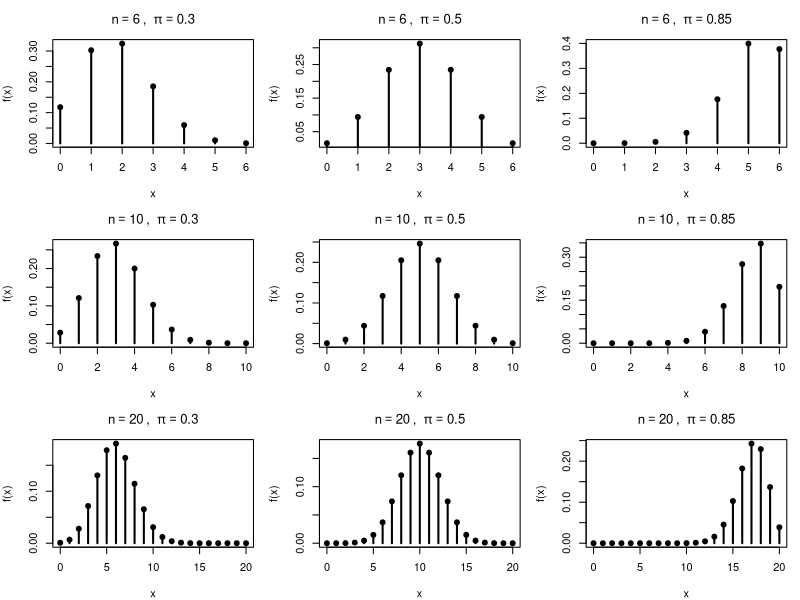
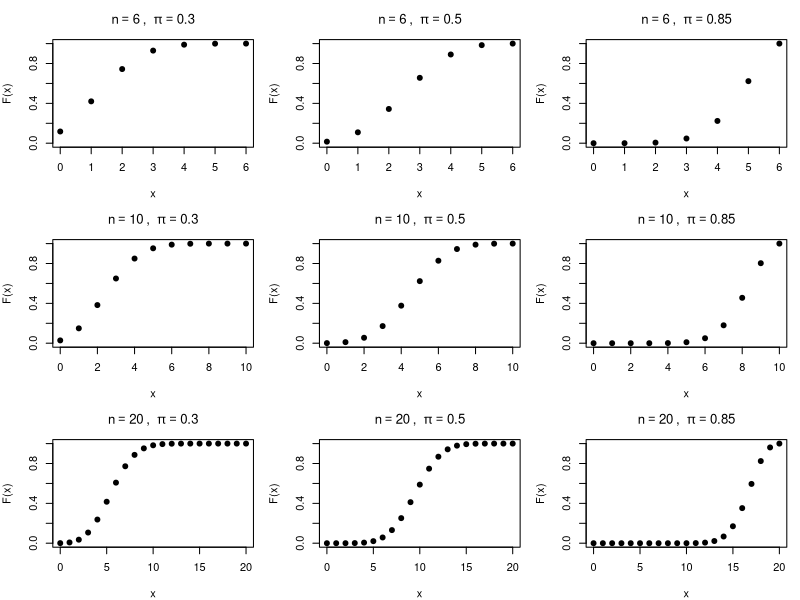
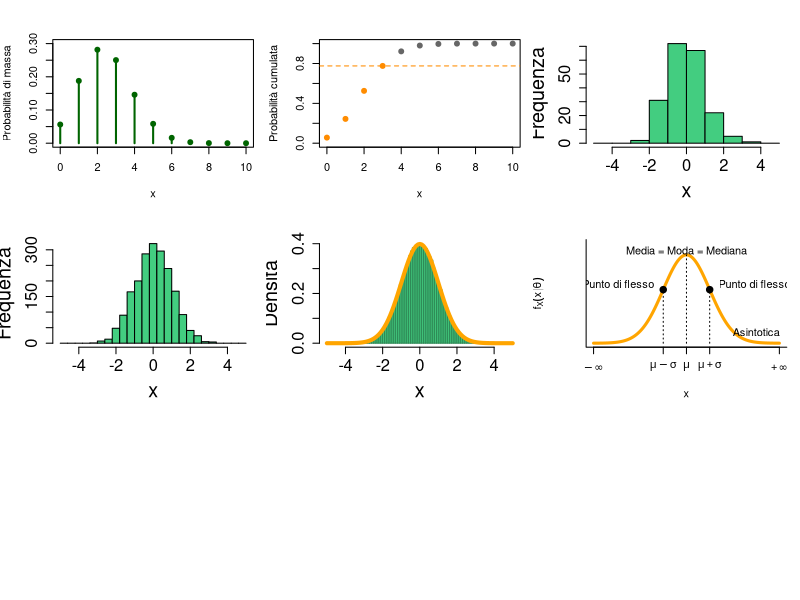
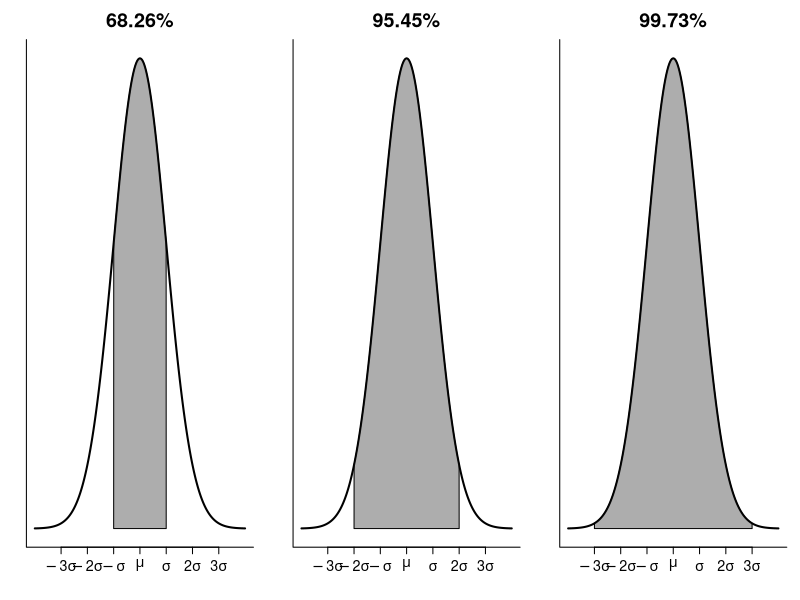
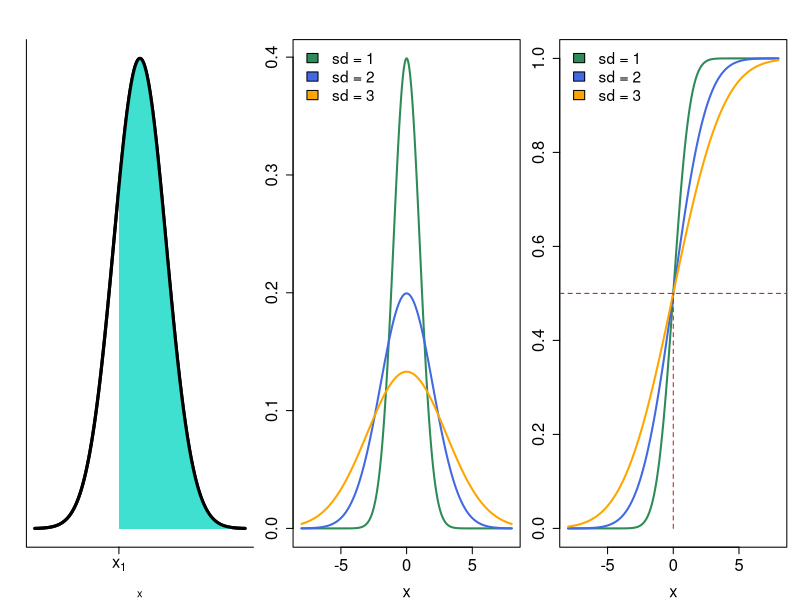
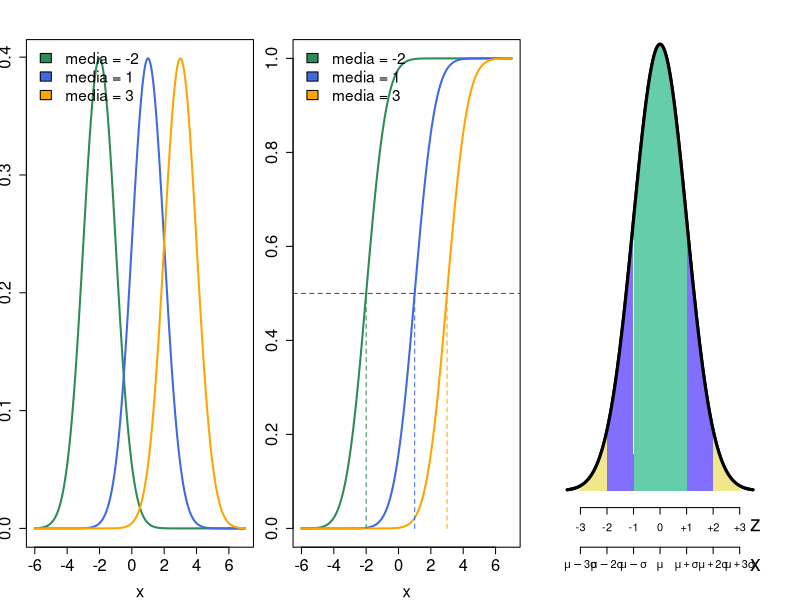
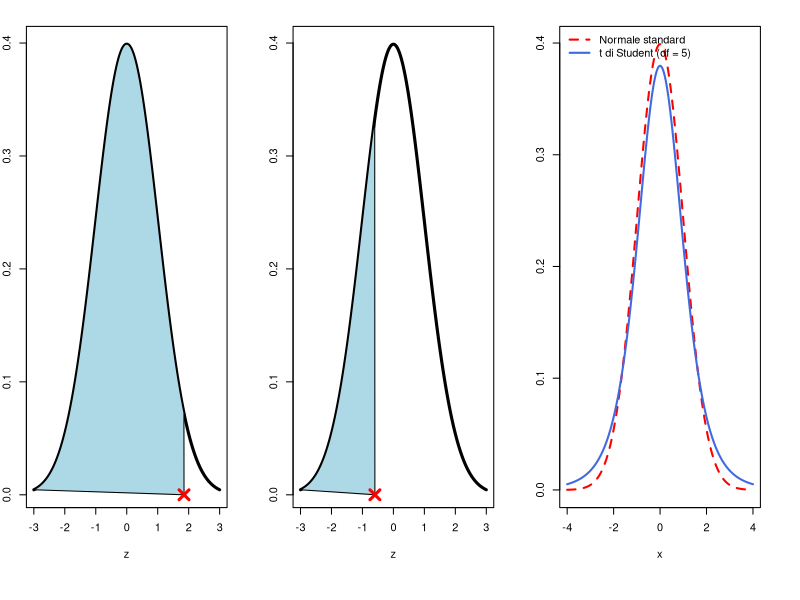
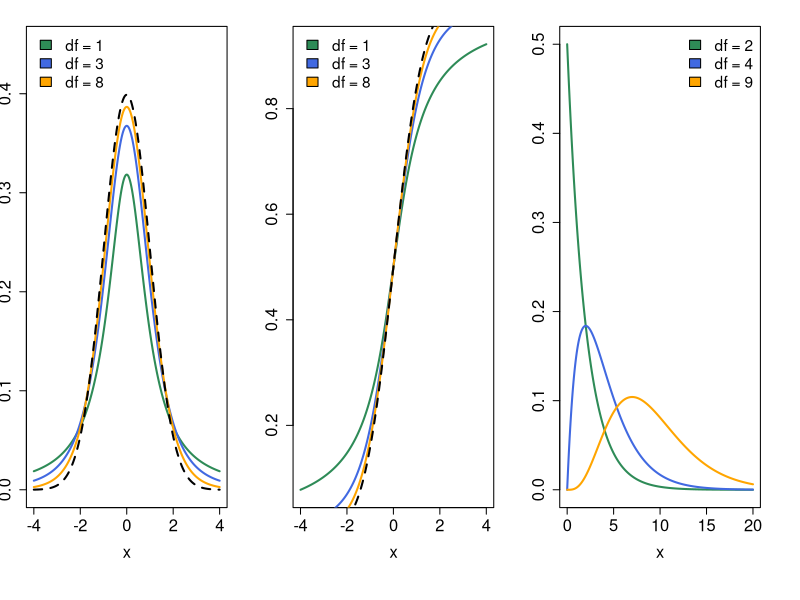

Source code (R) for these figures, in order:
## ---- chunk 1
#| include: false
library(knitr)
library(kableExtra)
mycol <- c("seagreen", "royalblue", "orange", "orchid")
## ---- chunk 2
factorial(5)
choose(5, 2) # modi di disporre 2 successi in 5 prove
## ---- chunk 3
#| echo: false
#| label: fig-bin
#| fig-cap: "Funzione di massa della distribuzione binomiale per diversi valori di $n$ (righe) e di $\\pi$ (colonne)"
#| out-width: 100%
#| fig-width: 9
#| fig-height: 8
par(mfrow = c(3, 3), mar = c(4, 4, 3, 1))
for (n_prove in c(6, 10, 20)) {
  for (p_succ in c(.30, .50, .85)) {
    x <- 0:n_prove
    plot(x, dbinom(x, n_prove, prob = p_succ), pch = 19,
         ylab = "f(x)", xlab = "x",
         main = bquote(n == .(n_prove) ~ ", " ~ pi == .(p_succ)))
    segments(x, 0, x, dbinom(x, n_prove, prob = p_succ), lwd = 2)
  }
}
## ---- chunk 4
#| echo: false
#| label: fig-binCum
#| fig-cap: "Probabilità cumulata della distribuzione binomiale per diversi valori di $n$ (righe) e di $\\pi$ (colonne)"
#| out-width: 100%
#| fig-width: 9
#| fig-height: 8
par(mfrow = c(3, 3), mar = c(4, 4, 3, 1))
for (n_prove in c(6, 10, 20)) {
  for (p_succ in c(.30, .50, .85)) {
    x <- 0:n_prove
    plot(x, pbinom(x, n_prove, prob = p_succ), pch = 19,
         ylab = "F(x)", xlab = "x", ylim = c(0, 1),
         main = bquote(n == .(n_prove) ~ ", " ~ pi == .(p_succ)))
  }
}
## ---- chunk 5
n <- 10
x <- 0:n
p_succ <- .25
round(dbinom(x, size = n, prob = p_succ), 4)
## ---- chunk 6
#| echo: false
#| label: fig-dbinom
#| fig-cap: "Funzione di massa di $X \\sim \\text{Bin}(10, 0.25)$"
plot(x, dbinom(x, size = n, prob = p_succ), pch = 19, col = "darkgreen",
     ylim = c(0, .30), ylab = "Probabilità di massa", xlab = "x")
segments(x, 0, x, dbinom(x, size = n, prob = p_succ), lwd = 2, col = "darkgreen")
## ---- chunk 7
sum(dbinom(x, size = n, prob = p_succ))
## ---- chunk 8
# probabilità di osservare un numero di successi <= 3
round(pbinom(3, size = n, prob = p_succ), 4)
# equivalente: somma delle masse da 0 a 3
round(sum(dbinom(0:3, size = n, prob = p_succ)), 4)
## ---- chunk 9
#| echo: false
#| label: fig-pbinom
#| fig-cap: "Probabilità cumulata di $X \\sim \\text{Bin}(10, 0.25)$. In arancione i valori che entrano nel calcolo di $F_X(3|\\pi)$"
colori <- ifelse(x <= 3, "darkorange", "grey40")
plot(x, pbinom(x, size = n, prob = p_succ), pch = 19, col = colori,
     ylim = c(0, 1), ylab = "Probabilità cumulata", xlab = "x")
abline(h = pbinom(3, size = n, prob = p_succ), lty = 2, col = "darkorange")
## ---- chunk 10
pbinom(3, n, prob = p_succ)
## ---- chunk 11
1 - pbinom(3, n, prob = p_succ)
pbinom(3, n, prob = p_succ, lower.tail = FALSE)
## ---- chunk 12
pbinom(5, n, prob = p_succ) - pbinom(2, n, prob = p_succ)
## ---- chunk 13
#| echo: false
#| label: fig-hist
#| fig-cap: "Dalla distribuzione di frequenza alla curva di densità"
#| layout-ncol: 3
#| out-width: 100%
#| fig-subcap:
#|   - "Distribuzione di frequenza ($n = 200$)"
#|   - "Intervalli più piccoli, $n = 2000$"
#|   - "Si ottiene una curva"
set.seed(123)
dat_sim <- rnorm(1e5)
hist(dat_sim[1:200], breaks = seq(-5, 5, by = 1),
     col = "seagreen3", main = "", xlab = "x", ylab = "Frequenza",
     cex.axis = 1.5, cex.lab = 1.8)
hist(dat_sim[1:2000], breaks = seq(-5, 5, by = .4),
     col = "seagreen3", main = "", xlab = "x", ylab = "Frequenza",
     cex.axis = 1.5, cex.lab = 1.8)
hist(dat_sim, breaks = seq(-5, 5, by = .1), freq = FALSE,
     col = "seagreen3", border = "seagreen4", main = "", xlab = "x",
     ylab = "Densità", cex.axis = 1.5, cex.lab = 1.8)
curve(dnorm(x), add = TRUE, lwd = 4, col = "orange")
## ---- chunk 14
#| echo: false
#| label: fig-proprieta
#| fig-cap: "Proprietà della curva normale"
#| out-width: 85%
#| fig-width: 8
#| fig-height: 5
xx <- seq(-4, 4, length.out = 1000)
plot(xx, dnorm(xx), type = "l", lwd = 3, col = "orange",
     xaxt = "n", yaxt = "n", xlab = "x", ylab = expression(f[X](x*"|"*theta)),
     bty = "l", ylim = c(0, .45))
axis(1, at = c(-4, -1, 0, 1, 4),
     labels = c(expression(-infinity), expression(mu - sigma), expression(mu),
                expression(mu + sigma), expression(+infinity)))
segments(c(-1, 0, 1), 0, c(-1, 0, 1), dnorm(c(-1, 0, 1)), lty = 3)
points(c(-1, 1), dnorm(c(-1, 1)), pch = 19, cex = 1.3)
text(1.1, dnorm(1) + .02, "Punto di flesso", pos = 4)
text(-1.1, dnorm(1) + .02, "Punto di flesso", pos = 2)
text(0, dnorm(0) + .02, "Media = Moda = Mediana")
text(3, .05, "Asintotica")
## ---- chunk 15
#| echo: false
#| label: fig-aree
#| fig-cap: "Area sotto la curva normale compresa entro 1, 2 e 3 deviazioni standard dalla media"
#| out-width: 100%
#| fig-width: 10
#| fig-height: 3.5
x <- seq(-4, 4, length.out = 1000)
dx <- dnorm(x)
par(mfrow = c(1, 3), mar = c(4, 2, 3, 1))
etichette <- c(expression(-3*sigma), expression(-2*sigma), expression(-sigma),
               expression(mu), expression(sigma), expression(2*sigma),
               expression(3*sigma))
for (k in 1:3) {
  plot(x, dx, type = "l", lwd = 2, xlab = "", ylab = "", xaxt = "n", yaxt = "n",
       bty = "l", main = paste0(c("68.26%", "95.45%", "99.73%")[k]), cex.main = 1.8)
  sel <- x >= -k & x <= k
  polygon(c(-k, x[sel], k), c(0, dx[sel], 0), col = rgb(.2, .2, .2, alpha = .4))
  axis(1, at = -3:3, labels = etichette, cex.axis = 1.3)
}
## ---- chunk 16
#| echo: false
#| label: fig-coda
#| fig-cap: "L'area bianca è $F_X(x_1|\\theta) = \\Pr[X \\leq x_1]$, l'area azzurra è il suo complementare $\\Pr[X > x_1] = 1 - F_X(x_1|\\theta)$"
#| out-width: 60%
xx <- seq(-4, 4, length.out = 1000)
plot(xx, dnorm(xx), type = "l", lwd = 3, xaxt = "n", yaxt = "n",
     xlab = "x", ylab = expression(f[X](x*"|"*theta)), bty = "l")
sel <- xx >= -0.8
polygon(c(-0.8, xx[sel], 4), c(0, dnorm(xx[sel]), 0), col = "turquoise", border = NA)
lines(xx, dnorm(xx), lwd = 3)
axis(1, at = -0.8, labels = expression(x[1]), cex.axis = 1.5)
## ---- chunk 17
#| echo: false
#| layout-ncol: 2
#| out-width: 100%
#| label: fig-Norm1
#| fig-cap: "Distribuzioni normali con la stessa media ($\\mu = 0$) e diversa deviazione standard"
#| fig-subcap:
#|    - "Densità"
#|    - "Cumulata"
x <- seq(-8, 8, length.out = 1000)
mysd <- c(1, 2, 3)
plot(x, dnorm(x, 0, mysd[1]), type = "l", lwd = 2, col = mycol[1],
     ylab = "f(x)", cex.axis = 1.5, cex.lab = 1.5)
for (i in 2:length(mysd)) {
  lines(x, dnorm(x, 0, mysd[i]), col = mycol[i], lwd = 2)
}
legend("topleft", fill = mycol[1:3], legend = paste("sd =", mysd),
       cex = 1.4, bty = "n")

plot(x, pnorm(x, 0, mysd[1]), type = "l", lwd = 2, col = mycol[1],
     ylab = "F(x)", cex.axis = 1.5, cex.lab = 1.5)
for (i in 2:length(mysd)) {
  lines(x, pnorm(x, 0, mysd[i]), col = mycol[i], lwd = 2)
}
legend("topleft", fill = mycol[1:3], legend = paste("sd =", mysd),
       cex = 1.4, bty = "n")
abline(h = .50, lty = 2, col = "firebrick")
segments(0, 0, 0, .50, lty = 2, col = "firebrick")
## ---- chunk 18
#| echo: false
#| layout-ncol: 2
#| out-width: 100%
#| label: fig-Norm2
#| fig-cap: "Distribuzioni normali con la stessa deviazione standard ($\\sigma = 1$) e diversa media"
#| fig-subcap:
#|    - "Densità"
#|    - "Cumulata"
x <- seq(-6, 7, length.out = 1000)
mymean <- c(-2, 1, 3)
plot(x, dnorm(x, mymean[1], 1), type = "l", lwd = 2, col = mycol[1],
     ylab = "f(x)", cex.axis = 1.5, cex.lab = 1.5)
for (i in 2:length(mymean)) {
  lines(x, dnorm(x, mymean[i], 1), col = mycol[i], lwd = 2)
}
legend("topleft", fill = mycol[1:3], legend = paste("media =", mymean),
       cex = 1.4, bty = "n")

plot(x, pnorm(x, mymean[1], 1), type = "l", lwd = 2, col = mycol[1],
     ylab = "F(x)", cex.axis = 1.5, cex.lab = 1.5)
for (i in 2:length(mymean)) {
  lines(x, pnorm(x, mymean[i], 1), col = mycol[i], lwd = 2)
}
legend("topleft", fill = mycol[1:3], legend = paste("media =", mymean),
       cex = 1.4, bty = "n")
abline(h = .50, lty = 2, col = "firebrick")
segments(mymean, 0, mymean, .50, lty = 2, col = mycol[1:3])
## ---- chunk 19
pnorm(115, mean = 100, sd = 15)
## ---- chunk 20
pnorm(115, mean = 100, sd = 15) - pnorm(85, mean = 100, sd = 15)
## ---- chunk 21
#| echo: false
#| label: fig-standard
#| fig-cap: "Corrispondenza tra i valori $x$ della distribuzione originaria e i valori $z$ della normale standardizzata"
#| out-width: 75%
#| fig-width: 8
#| fig-height: 5
zz <- seq(-3.5, 3.5, length.out = 1000)
par(mar = c(7, 2, 2, 3))
plot(zz, dnorm(zz), type = "l", lwd = 3, xaxt = "n", yaxt = "n",
     xlab = "", ylab = "", bty = "n")
cols_area <- c("khaki", "slateblue1", "aquamarine3", "aquamarine3", "slateblue1", "khaki")
lims <- -3:3
for (i in 1:6) {
  sel <- zz >= lims[i] & zz <= lims[i + 1]
  polygon(c(lims[i], zz[sel], lims[i + 1]), c(0, dnorm(zz[sel]), 0),
          col = cols_area[i], border = NA)
}
lines(zz, dnorm(zz), lwd = 3)
axis(1, at = -3:3, labels = c(-3, -2, -1, 0, "+1", "+2", "+3"), line = 0)
mtext("z", side = 1, at = 3.6, line = 1, cex = 1.3)
axis(1, at = -3:3,
     labels = c(expression(mu - 3*sigma), expression(mu - 2*sigma),
                expression(mu - sigma), expression(mu),
                expression(mu + sigma), expression(mu + 2*sigma),
                expression(mu + 3*sigma)),
     line = 3)
mtext("x", side = 1, at = 3.6, line = 4, cex = 1.3)
## ---- chunk 22
#| echo: false
#| label: tbl-z
#| tbl-cap: "Tavola della normale standardizzata: area compresa tra 0 e $z$"
z_righe <- seq(0, 3, by = .1)
z_col <- seq(0, .09, by = .01)
tab_z <- outer(z_righe, z_col, function(a, b) pnorm(a + b) - .5)
tab_z <- formatC(tab_z, format = "f", digits = 4)
tab_z <- data.frame(z = formatC(z_righe, format = "f", digits = 1), tab_z)
knitr::kable(tab_z, col.names = c("$z$", paste0(".0", 0:9)),
             escape = FALSE, align = "c", row.names = FALSE,
             booktabs = TRUE) |>
  kableExtra::kable_styling(latex_options = "hold_position", font_size = 8)
## ---- chunk 23
pnorm(1.85)
## ---- chunk 24
#| echo: false
#| label: fig-esz1
#| fig-cap: "$\\Pr[Z \\leq 1.85]$"
#| out-width: 50%
myx <- seq(-3, 3, length.out = 1000)
mydx <- dnorm(myx)
plot(myx, mydx, type = "l", lwd = 3, xlab = "z", ylab = "Densità")
polygon(c(myx[myx <= 1.85], 1.85),
        c(mydx[myx <= 1.85], 0), col = "lightblue")
points(1.85, 0, pch = 4, col = "red", cex = 2, lwd = 3)
## ---- chunk 25
qnorm(.275)
## ---- chunk 26
#| echo: false
#| label: fig-esz2
#| fig-cap: "Quantile $z$ tale che $F_Z(z) = 0.275$"
#| out-width: 50%
plot(myx, mydx, type = "l", lwd = 3, xlab = "z", ylab = "Densità")
polygon(c(myx[myx <= qnorm(.275)], qnorm(.275)),
        c(mydx[myx <= qnorm(.275)], 0), col = "lightblue")
points(qnorm(.275), 0, pch = 4, col = "red", cex = 2, lwd = 3)
## ---- chunk 27
#| echo: false
#| label: fig-t-norm
#| fig-cap: "Confronto tra la normale standardizzata e la $t$ di Student con 5 gradi di libertà"
x <- seq(-4, 4, length.out = 1000)
plot(x, dnorm(x), type = "l", lty = 2, lwd = 2, col = "red",
     ylab = "f(x)", xlab = "x")
lines(x, dt(x, df = 5), lwd = 2, col = "royalblue")
legend("topleft", col = c("red", "royalblue"), lty = c(2, 1), lwd = 2,
       legend = c("Normale standard", "t di Student (df = 5)"), bty = "n")
## ---- chunk 28
#| echo: false
#| layout-ncol: 2
#| out-width: 100%
#| label: fig-t
#| fig-cap: "Distribuzioni $t$ di Student con diversi gradi di libertà. La linea tratteggiata è la normale standardizzata"
#| fig-subcap:
#|  - "Densità"
#|  - "Cumulata"
mydf <- c(1, 3, 8)
plot(x, dt(x, mydf[1]), type = "l", lwd = 2, col = mycol[1],
     ylab = "f(x)", ylim = c(0, 0.45), cex.axis = 1.5, cex.lab = 1.5)
for (i in 2:length(mydf)) {
  lines(x, dt(x, mydf[i]), col = mycol[i], lwd = 2)
}
lines(x, dnorm(x), lty = 2, lwd = 2)
legend("topleft", fill = mycol[1:3], legend = paste("df =", mydf),
       cex = 1.4, bty = "n")

plot(x, pt(x, mydf[1]), type = "l", lwd = 2, col = mycol[1],
     ylab = "F(x)", cex.axis = 1.5, cex.lab = 1.5)
for (i in 2:length(mydf)) {
  lines(x, pt(x, mydf[i]), col = mycol[i], lwd = 2)
}
lines(x, pnorm(x), lty = 2, lwd = 2)
legend("topleft", fill = mycol[1:3], legend = paste("df =", mydf),
       cex = 1.4, bty = "n")
## ---- chunk 29
qnorm(.975)
qt(.975, df = c(5, 30, 100))
## ---- chunk 30
#| echo: false
#| layout-ncol: 2
#| out-width: 100%
#| label: fig-chi
#| fig-cap: "Distribuzioni $\\chi^2$ con diversi gradi di libertà"
#| fig-subcap:
#|  - "Densità"
#|  - "Cumulata"
mydf <- c(2, 4, 9)
x <- seq(0, 20, length.out = 1000)
plot(x, dchisq(x, mydf[1]), type = "l", lwd = 2, col = mycol[1],
     ylab = "f(x)", ylim = c(0, 0.5), cex.axis = 1.5, cex.lab = 1.5)
for (i in 2:length(mydf)) {
  lines(x, dchisq(x, mydf[i]), col = mycol[i], lwd = 2)
}
legend("topright", fill = mycol[1:3], legend = paste("df =", mydf),
       cex = 1.4, bty = "n")

plot(x, pchisq(x, mydf[1]), type = "l", lwd = 2, col = mycol[1],
     ylab = "F(x)", cex.axis = 1.5, cex.lab = 1.5)
for (i in 2:length(mydf)) {
  lines(x, pchisq(x, mydf[i]), col = mycol[i], lwd = 2)
}
legend("bottomright", fill = mycol[1:3], legend = paste("df =", mydf),
       cex = 1.4, bty = "n")
